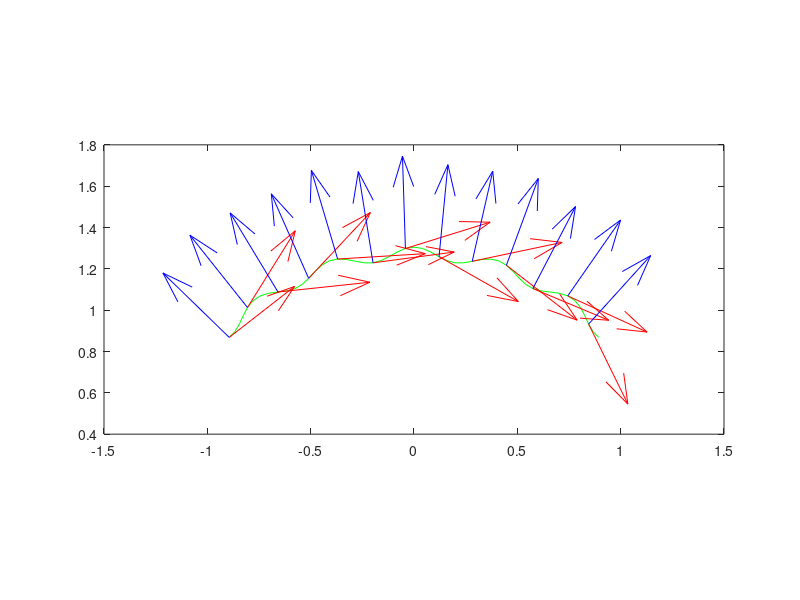

Source code (MATLAB):

g_a = 0.03;
g_f = 20;

R = 1/0.8;

L = 2;
p = 50;



%L = R*2*start_corner;

delta = L/p;

a1 = 0:delta:L;
a2 = 0.025;

ar = (pi*R+L)/(2*R) - a1/R;

x=(R + a2 + g_a.*cos(g_f.*ar)).*cos(ar);
y=(R + a2 + g_a.*cos(g_f.*ar)).*sin(ar);

%ar_grad = ar*180/pi
figure
plot(x,y, 'g');
hold on;
alpha1=a1(1:4:end);
alpha2=a2(1:4:end);

q=1+alpha2./R;
ar = (pi*R+L)/(2*R) - alpha1./R;
w = q+g_a*cos(g_f*ar)./R;
z = g_a*g_f*sin(g_f*ar)./R;


x=(R + a2 + g_a.*cos(g_f.*ar)).*cos(ar)
y=(R + a2 + g_a.*cos(g_f.*ar)).*sin(ar)

r11=(w.*sin(ar)+z.*cos(ar))
r12=(-w.*cos(ar)+z.*sin(ar))

r21=cos(ar)
r22=sin(ar)

quiver (x,y, r11, r12, 'r')
hold on;
quiver (x,y, r21,r22,'b')

daspect([1 1 1])
